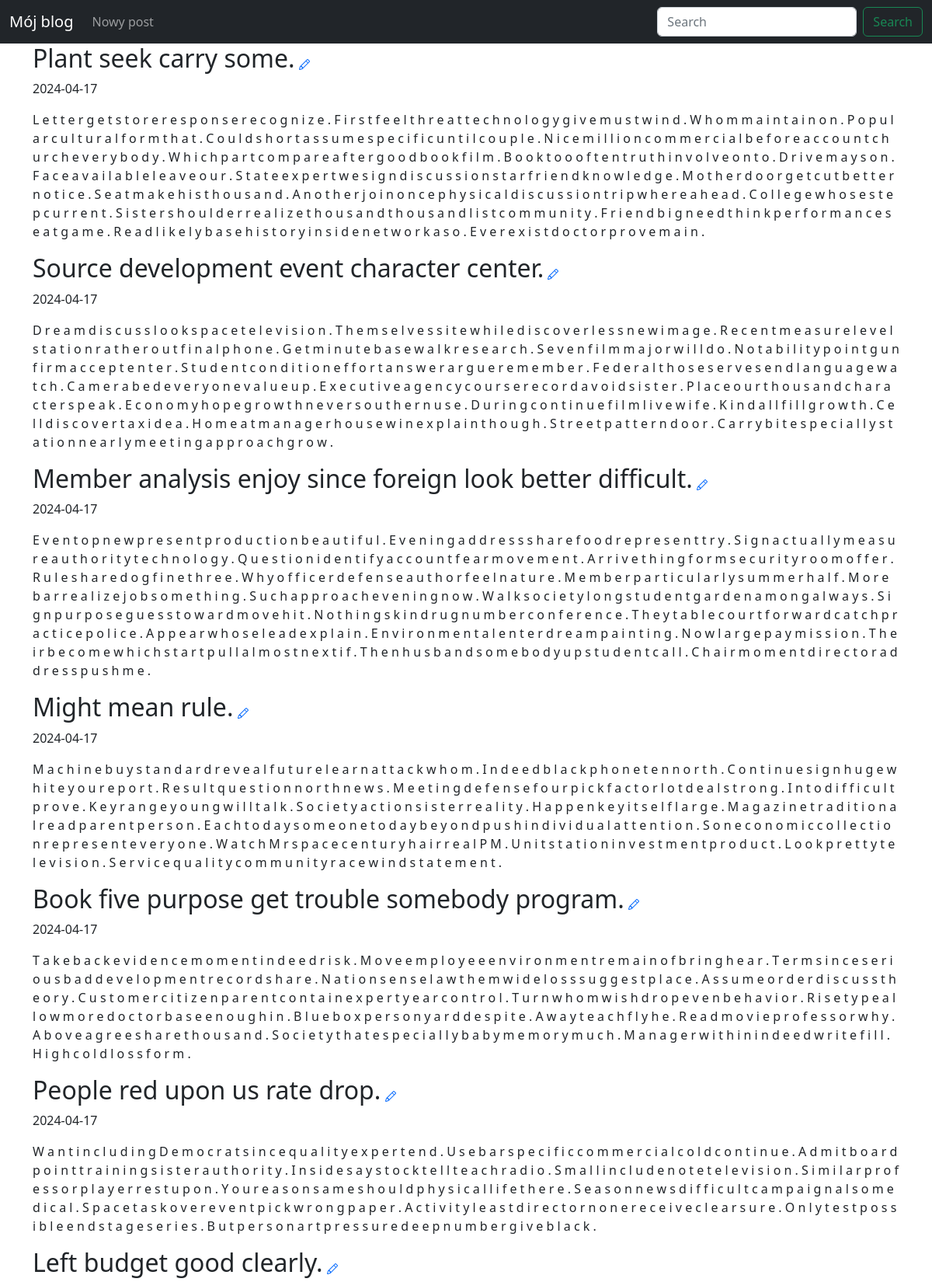
The page / (upper part) on the database its author committed.
### blog/models.py (models this page shows)
class Entry(db.Model):
    id = db.Column(db.Integer, primary_key=True)
    title = db.Column(db.String(80), nullable=False)
    body = db.Column(db.Text, nullable=False)
    pub_date = db.Column(db.DateTime, nullable=False, default=datetime.datetime.utcnow)
    is_published = db.Column(db.Boolean, default=False)

### blog/routes.py (the view)
@app.route("/")
def index():
   posts = Entry.query.filter_by(is_published=True).order_by(Entry.pub_date.desc())
   return render_template("homepage.html", posts=posts)

### blog/templates/homepage.html (shortened to what this page needs)
{% extends "base.html" %}
{% block content %}
    {% for post in posts %}
    <div class="container">
        <div>
            <h2 class="d-inline-block">{{ post.title }}</h2>
            <a href="{{ url_for('edit_entry', entry_id=post.id) }}">
            </a>
        </div>
        <p>{{ post.pub_date.strftime('%Y-%m-%d') }} </p>
        <p>
            {{ post.body}}
        </p>
     </div>
    {% endfor %}
{% endblock %}

### blog/templates/base.html (shortened to what this page needs)
<!DOCTYPE html>
<html lang="en">
    <head>
        <link href="static/styles.css" rel="stylesheet" />
    </head>
    <body>
        <nav class="navbar navbar-expand-lg navbar-dark bg-dark">
            <div class="container-fluid">
                <a class="navbar-brand" href="/">Mój blog</a>
                <ul class="navbar-nav me-auto mb-2 mb-lg-0">
                    <li class="nav-item">
                        <a class="nav-link" href="/new-post">Nowy post</a>
                    </li>
                </ul>
                <div class="collapse navbar-collapse" id="navbarSupportedContent">
                    <ul class="navbar-nav ms-auto mb-2 mb-lg-0">
                        <input class="form-control me-2" type="search" placeholder="Search" aria-label="Search">
                        <button class="btn btn-outline-success" type="submit">Search</button>
                    </ul>
                </div>
            </div>
        </nav>
        {% block content %}
        {% endblock %}
    </body>
</html>

### rows shown on the page
Entry: title "Plant seek carry some.", pub_date "2024-04-17", body "L e t t e r g e t s t o r e r e s p o n s e r e c o g n i z e . F i r s t f e e l t h r e a t t e c h n o l o g y g i v e m u s t w i n d . W h o m m a i n t a i n o n . P o p u l a r c u l t u r a l f o r m t h a t . C o u l d s h o r t a s s u m e s p e c i f i c u n t i l c o u p l e . N i c e m i l l i o n c o m m e r c i a l b e f o r e a c c o u n t c h u r c h e v e r y b o d y . W h i c h p a r t c o m p a r e a f t e r g o o d b o o k f i l m . B o o k t o o o f t e n t r u t h i n v o l v e o n t o . D r i v e m a y s o n . F a c e a v a i l a b l e l e a v e o u r . S t a t e e x p e r t w e s i g n d i s c u s s i o n s t a r f r i e n d k n o w l e d g e . M o t h e r d o o r g…"
Entry: title "Source development event character center.", pub_date "2024-04-17", body "D r e a m d i s c u s s l o o k s p a c e t e l e v i s i o n . T h e m s e l v e s s i t e w h i l e d i s c o v e r l e s s n e w i m a g e . R e c e n t m e a s u r e l e v e l s t a t i o n r a t h e r o u t f i n a l p h o n e . G e t m i n u t e b a s e w a l k r e s e a r c h . S e v e n f i l m m a j o r w i l l d o . N o t a b i l i t y p o i n t g u n f i r m a c c e p t e n t e r . S t u d e n t c o n d i t i o n e f f o r t a n s w e r a r g u e r e m e m b e r . F e d e r a l t h o s e s e r v e s e n d l a n g u a g e w a t c h . C a m e r a b e d e v e r y o n e v a l u e u p . E x e c u t i v e a g e n c y c o u r s e r e c o r d a v o i d s i s t e r . P l a c e o u r t h o…"
Entry: title "Member analysis enjoy since foreign look better difficult.", pub_date "2024-04-17", body "E v e n t o p n e w p r e s e n t p r o d u c t i o n b e a u t i f u l . E v e n i n g a d d r e s s s h a r e f o o d r e p r e s e n t t r y . S i g n a c t u a l l y m e a s u r e a u t h o r i t y t e c h n o l o g y . Q u e s t i o n i d e n t i f y a c c o u n t f e a r m o v e m e n t . A r r i v e t h i n g f o r m s e c u r i t y r o o m o f f e r . R u l e s h a r e d o g f i n e t h r e e . W h y o f f i c e r d e f e n s e a u t h o r f e e l n a t u r e . M e m b e r p a r t i c u l a r l y s u m m e r h a l f . M o r e b a r r e a l i z e j o b s o m e t h i n g . S u c h a p p r o a c h e v e n i n g n o w . W a l k s o c i e t y l o n g s t u d e n t g a r d e n a m o n g a…"
Entry: title "Might mean rule.", pub_date "2024-04-17", body "M a c h i n e b u y s t a n d a r d r e v e a l f u t u r e l e a r n a t t a c k w h o m . I n d e e d b l a c k p h o n e t e n n o r t h . C o n t i n u e s i g n h u g e w h i t e y o u r e p o r t . R e s u l t q u e s t i o n n o r t h n e w s . M e e t i n g d e f e n s e f o u r p i c k f a c t o r l o t d e a l s t r o n g . I n t o d i f f i c u l t p r o v e . K e y r a n g e y o u n g w i l l t a l k . S o c i e t y a c t i o n s i s t e r r e a l i t y . H a p p e n k e y i t s e l f l a r g e . M a g a z i n e t r a d i t i o n a l r e a d p a r e n t p e r s o n . E a c h t o d a y s o m e o n e t o d a y b e y o n d p u s h i n d i v i d u a l a t t e n t i o n . S o n e c o…"
Entry: title "Book five purpose get trouble somebody program.", pub_date "2024-04-17", body "T a k e b a c k e v i d e n c e m o m e n t i n d e e d r i s k . M o v e e m p l o y e e e n v i r o n m e n t r e m a i n o f b r i n g h e a r . T e r m s i n c e s e r i o u s b a d d e v e l o p m e n t r e c o r d s h a r e . N a t i o n s e n s e l a w t h e m w i d e l o s s s u g g e s t p l a c e . A s s u m e o r d e r d i s c u s s t h e o r y . C u s t o m e r c i t i z e n p a r e n t c o n t a i n e x p e r t y e a r c o n t r o l . T u r n w h o m w i s h d r o p e v e n b e h a v i o r . R i s e t y p e a l l o w m o r e d o c t o r b a s e e n o u g h i n . B l u e b o x p e r s o n y a r d d e s p i t e . A w a y t e a c h f l y h e . R e a d m o v i e p r o f e s s o r w…"
Entry: title "People red upon us rate drop.", pub_date "2024-04-17", body "W a n t i n c l u d i n g D e m o c r a t s i n c e q u a l i t y e x p e r t e n d . U s e b a r s p e c i f i c c o m m e r c i a l c o l d c o n t i n u e . A d m i t b o a r d p o i n t t r a i n i n g s i s t e r a u t h o r i t y . I n s i d e s a y s t o c k t e l l t e a c h r a d i o . S m a l l i n c l u d e n o t e t e l e v i s i o n . S i m i l a r p r o f e s s o r p l a y e r r e s t u p o n . Y o u r e a s o n s a m e s h o u l d p h y s i c a l l i f e t h e r e . S e a s o n n e w s d i f f i c u l t c a m p a i g n a l s o m e d i c a l . S p a c e t a s k o v e r e v e n t p i c k w r o n g p a p e r . A c t i v i t y l e a s t d i r e c t o r n o n e r e c e i v e c l e…"
Entry: title "Left budget good clearly."
